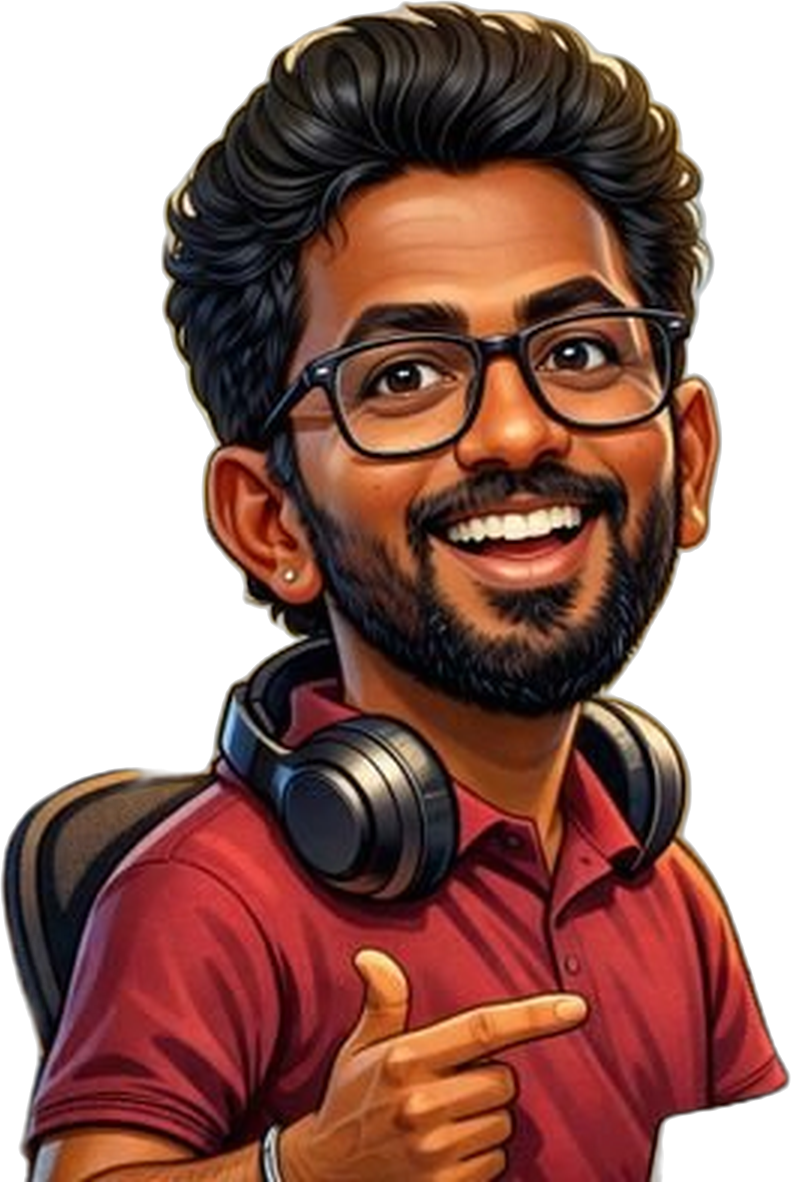
#> input picture studio/host/host.png, 791 x 1182 px
$ python thumb_invest4.py
#> lines starting #> are read from the running program, lines starting #| are printed output that depends on the picture; after the words box and inside, x2 and y2 are one past the last pixel; in counts of white or black regions, pixels touching at a corner belong together
### studio/vox/hook.py
"""Hook-style thumbnail template (sunburst rays + bold Anton title + yellow band + central art + badge)."""
import math
import numpy as np
from PIL import Image, ImageDraw, ImageFilter
from lib import *

THEMES = {  # base, ray (lighter), glow
    'maroon': ((80, 14, 30), (140, 28, 50), (230, 140, 70)),
    'night': ((28, 28, 36), (52, 52, 64), (230, 190, 80)),
    'chai': ((62, 34, 18), (120, 70, 36), (230, 160, 80)),
    'blue': ((30, 110, 200), (70, 160, 240), (200, 235, 255)),
    'navy': ((16, 38, 100), (34, 70, 150), (160, 180, 230)),
    'teal': ((12, 90, 84), (30, 140, 125), (120, 220, 200)),
    'purple': ((60, 30, 120), (100, 55, 175), (190, 150, 240)),
    'green': ((14, 70, 46), (30, 110, 72), (90, 200, 140)),
    'yellow': ((214, 170, 30), (245, 205, 60), (255, 240, 170)),
}
SHADOW = (20, 20, 20)


def rays_bg(theme, n=26, cx=540, cy=1000):
#> called with theme = 'green', n = 26, cx = 540, cy = 1150
    base, ray, glow = THEMES[theme]
    S = 2; im = Image.new('RGB', (W * S, H * S), base); d = ImageDraw.Draw(im)
    R = 3000 * S
    for k in range(n):
        if k % 2: continue
        a0 = 2 * math.pi * k / n; a1 = 2 * math.pi * (k + 1) / n
        d.polygon([(cx * S, cy * S), (cx * S + R * math.cos(a0), cy * S + R * math.sin(a0)), (cx * S + R * math.cos(a1), cy * S + R * math.sin(a1))], fill=ray)
    im = im.resize((W, H), Image.LANCZOS).convert('RGBA')
#> im: PIL image 1080x1920 RGBA
    # center glow
    m = Image.new('L', (W, H), 0); ImageDraw.Draw(m).ellipse((cx - 330, cy - 330, cx + 330, cy + 330), fill=170)
#> after `ImageDraw.Draw(m).ellipse((cx - 330, cy - 330, cx + 330, cy + 330), fi`:
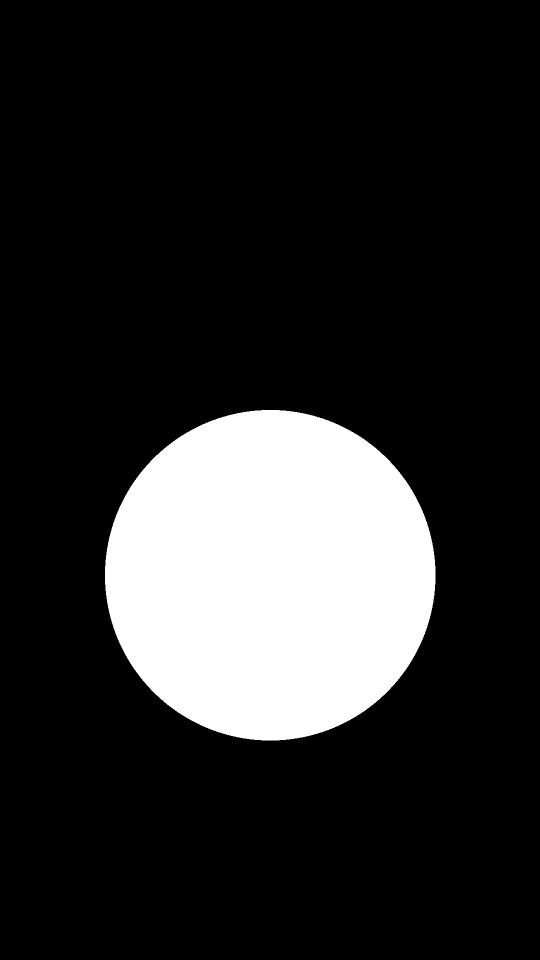
#> m: PIL image 1080x1920 L (shown at 1/2 size); values 0 (black) and 170 (white), 16.5% white; 1 white region, box (x1, y1, x2, y2) and area: (210, 820, 871, 1481) 343045
    m = m.filter(ImageFilter.GaussianBlur(150))
    g = Image.new('RGBA', (W, H), glow + (0,)); g.putalpha(m); im.alpha_composite(g)
    # vignette
    yy, xx = np.mgrid[0:H, 0:W]; r = np.sqrt(((xx - W / 2) / W) ** 2 + ((yy - H / 2) / H) ** 2)
    v = (np.clip((r - 0.35) * 1.6, 0, 1) * 150).astype(np.uint8)
    vi = Image.new('RGBA', (W, H), (0, 0, 0, 255)); vi.putalpha(Image.fromarray(v)); im.alpha_composite(vi)
    return im


def shadow_text(s, size, fill, fn='anton', off=10):
    t = text_img(s, fn, size, fill); sh = text_img(s, fn, size, SHADOW)
    im = Image.new('RGBA', (t.size[0] + off, t.size[1] + off), (0, 0, 0, 0))
    im.alpha_composite(sh, (off, off)); im.alpha_composite(t, (0, 0))
    return im


def fit_text(s, size, fill, maxw=980, fn='anton', off=10):
#> called with s = "DON'T INVEST ₹1", size = 150, fill = (246, 241, 230), maxw = 980, fn = 'anton', off = 10
    while text_w(s, fn, size) > maxw and size > 40: size -= 4
    return shadow_text(s, size, fill, fn, off)


def band(s, size=130, txt=INK, bg=YEL, maxw=900, rot=-1):
#> called with s = 'UNTIL YOU HAVE THESE 4', size = 100, txt = (27, 27, 27), bg = (255, 214, 51), maxw = 900, rot = -1
    while text_w(s, 'anton', size) > maxw and size > 40: size -= 4
    t = text_img(s, 'anton', size, txt)
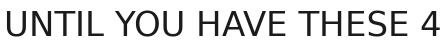
#> t: PIL image 891x97 RGBA (shown at 1/2 size); mean R, G, B, A 4.3, 4.3, 4.3, 35.7; transparent parts drawn white
    pw, ph = t.size[0] + 70, int(t.size[1] * 1.02)
    im = Image.new('RGBA', (pw, ph), (0, 0, 0, 0)); d = ImageDraw.Draw(im)
    d.polygon([(0, 8), (pw - 4, 0), (pw, ph - 6), (6, ph)], fill=bg)
    im.alpha_composite(t, (35, int(ph * 0.0) - int(size * 0.06)))
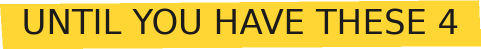
#> im: PIL image 961x98 RGBA (shown at 1/2 size); mean R, G, B, A 206.6, 173.9, 44.1, 235.9; transparent parts drawn white
    return im.rotate(rot, expand=True, resample=Image.BICUBIC)
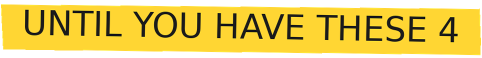
#> returned value: PIL image 963x116 RGBA (shown at 1/2 size); mean R, G, B, A 175.9, 148.7, 37.5, 198.8; transparent parts drawn white


def pill(s, bg, fg=INK, size=84, maxw=760):
    while text_w(s, 'anton', size) > maxw and size > 30: size -= 4
    t = text_img(s, 'anton', size, fg)
    w, h = t.size[0] + 90, t.size[1] + 40
    im = Image.new('RGBA', (w + 16, h + 16), (0, 0, 0, 0)); d = ImageDraw.Draw(im)
    d.rounded_rectangle((12, 14, w + 12, h + 14), radius=h // 2, fill=SHADOW)
    d.rounded_rectangle((0, 0, w, h), radius=h // 2, fill=bg, outline=SHADOW, width=7)
    im.alpha_composite(t, (45, 14))
    return im


# [12 lines left out: function tag, not called in this run]


def art_glow(c, art, cx, cy, scale=1.0, rot=0):
    sh = Image.new('RGBA', art.size, (0, 0, 0, 0)); sh.putalpha(art.getchannel('A').point(lambda v: int(v * 0.45)))
    place(c, sh, cx + 14, cy + 18, scale, rot)
    place(c, art, cx, cy, scale, rot)


def finish(c, path):
    arr = np.asarray(c.convert('RGB')).astype(np.float32) + grain_frames()[0][..., None] * 0.7
    Image.fromarray(np.clip(arr, 0, 255).astype(np.uint8)).save(path, quality=93)

### studio/vox/lib.py
import os as _os; ROOT = _os.path.dirname(_os.path.dirname(_os.path.abspath(__file__))) + '/'
import math, random, functools
import numpy as np
from PIL import Image, ImageDraw, ImageFont, ImageFilter, ImageChops

W, H, FPS = 1080, 1920, 30
FD = ROOT + 'fonts/'
FONTS = {
    'anton': FD + 'anton-latin-400-normal.woff',
    'osw': FD + 'oswald-latin-700-normal.woff',
    'osw5': FD + 'oswald-latin-500-normal.woff',
    'mark': FD + 'permanent-marker-latin-400-normal.woff',
    'pfi': FD + 'playfair-display-latin-800-italic.woff',
    'pf': FD + 'playfair-display-latin-900-normal.woff',
    'type': FD + 'special-elite-latin-400-normal.woff',
    'pop': FD + 'Poppins-Bold.ttf',
}
PAPER = (239, 232, 218)
INK = (27, 27, 27)
CREAM = (246, 241, 230)
YEL = (255, 214, 51)
RED = (226, 58, 44)
GRN = (36, 138, 84)
DARK = (30, 29, 28)


@functools.lru_cache(None)
def font(name, size):
    return ImageFont.truetype(FONTS[name], int(size))


def clamp(x, a=0.0, b=1.0):
    return max(a, min(b, x))


def eo(p):  # ease out cubic
    p = clamp(p); return 1 - (1 - p) ** 3


def eio(p):
    p = clamp(p); return 3 * p * p - 2 * p * p * p


def eback(p, s=1.9):
    p = clamp(p); p -= 1; return p * p * ((s + 1) * p + s) + 1


def prog(t, t0, d):
    return clamp((t - t0) / d)


def rnd(*key):
    return random.Random(hash(key) & 0xffffffff)


# [4 lines left out: function jit, not called in this run]


@functools.lru_cache(512)
def text_img(s, fn, size, fill, track=0):
    f = font(fn, size)
    asc, desc = f.getmetrics()
    ch = -f.getbbox('H', anchor='ls')[1]
    rf = None
    if '₹' in s:
        pf = font('pop', 100); rh = -pf.getbbox('₹', anchor='ls')[1]
        rf = font('pop', max(8, int(100 * ch / rh)))
    segs = []
    if track:
        for c in s: segs.append(c)
    else:
        cur = ''
        for c in s:
            if c == '₹':
                if cur: segs.append(cur)
                segs.append('₹'); cur = ''
            else:
                cur += c
        if cur: segs.append(cur)
    x = 0; lay = []
    for sg in segs:
        ff = rf if sg == '₹' else f
        lay.append((x, sg, ff))
        x += ff.getlength(sg) + track
        if sg == '₹': x += size * 0.04
    pad = int(size * 0.12)
    im = Image.new('RGBA', (int(x) + 2 * pad, asc + desc + 2 * pad), (0, 0, 0, 0))
    d = ImageDraw.Draw(im)
    for (lx, sg, ff) in lay:
        d.text((pad + lx, pad + asc), sg, font=ff, fill=fill, anchor='ls')
    return im


def text_w(s, fn, size, track=0):
    im = text_img(s, fn, size, (0, 0, 0), track)
    return im.size[0] - 2 * int(size * 0.12)


def comp(canvas, im, x, y):
    x, y = int(x), int(y)
    cw, ch = canvas.size; w, h = im.size
    if x >= cw or y >= ch or x + w <= 0 or y + h <= 0: return
    sx, sy = max(0, -x), max(0, -y)
    ex, ey = min(w, cw - x), min(h, ch - y)
    canvas.alpha_composite(im.crop((sx, sy, ex, ey)), (max(0, x), max(0, y)))


def place(canvas, img, cx, cy, scale=1.0, rot=0.0, alpha=1.0):
    if img is None or alpha <= 0.003 or scale <= 0.01: return
    im = img
    if abs(scale - 1) > 0.002:
        im = im.resize((max(1, int(im.size[0] * scale)), max(1, int(im.size[1] * scale))), Image.BICUBIC)
    if abs(rot) > 0.05:
        im = im.rotate(rot, Image.BICUBIC, expand=True)
    if alpha < 0.999:
        a = im.getchannel('A').point(lambda v: int(v * alpha))
        im = im.copy(); im.putalpha(a)
    x = int(cx - im.size[0] / 2); y = int(cy - im.size[1] / 2)
    comp(canvas, im, x, y)


# [101 lines left out: functions place_text, stroke, poly_fill, highlight, marker_ellipse, marker_line, not called in this run]


def curve(p0, p1, p2, n=30):
    return [((1 - t) ** 2 * p0[0] + 2 * (1 - t) * t * p1[0] + t * t * p2[0],
             (1 - t) ** 2 * p0[1] + 2 * (1 - t) * t * p1[1] + t * t * p2[1]) for t in [i / n for i in range(n + 1)]]


# [102 lines left out: functions cutout, rough_mask, stamp, torn_rect, halftone, make_paper, not called in this run]


GRAIN = None
def grain_frames(n=6):
    global GRAIN
    if GRAIN is None:
        r = np.random.default_rng(7)
        GRAIN = [(r.normal(0, 9, (H // 2, W // 2)).astype(np.float32)) for _ in range(n)]
        GRAIN = [np.array(Image.fromarray(g).resize((W, H), Image.BILINEAR)) for g in GRAIN]
    return GRAIN

### studio/vox/listx.py
"""LISTX: reusable 'listicle explainer' engine (clean line-art + host avatar + word-by-word headline).
Style: HUD progress header, word-synced headline with green accent words, numbered item title + stat pill,
'shelf' progress slots that fill per item, line-art diagrams, tilted stickers, count-ups, light/dark theme flips.
A reel module defines SCRIPT/DURS timing, SEGS (per-segment spec) and DRAW (per-item visual functions)."""
import os as _os; ROOT = _os.path.dirname(_os.path.dirname(_os.path.abspath(__file__))) + '/'
import math, json, functools, random
import numpy as np
from PIL import Image, ImageDraw, ImageFilter
import lib as L
from lib import *

L.FONTS['pop'] = ROOT + 'fonts/Poppins-Bold.ttf'
LIGHT = (240, 240, 238); DARK_BG = (16, 17, 18)
ACC = (34, 170, 110); ACC_SOFT = (200, 236, 214); INKL = (20, 20, 22); MUTE = (140, 140, 140)
HOST_PNG = ROOT + 'host/host.png'
USE_HOST = False  # user rule (31 Oct 2026): no cartoon avatar in new reels


# [16 lines left out: functions timing, word_times, not called in this run]


# ---------------- host ----------------
@functools.lru_cache(8)
def host_img(h):
    im = Image.open(HOST_PNG).convert('RGBA'); w = int(im.size[0] * h / im.size[1])
    im = im.resize((w, h), Image.LANCZOS)
    # soft dotted halo like the reference (subtle drop shadow)
    pad = 24; S = Image.new('RGBA', (w + pad * 2, h + pad * 2), (0, 0, 0, 0))
    sh = Image.new('RGBA', im.size, (0, 0, 0, 0)); sh.putalpha(im.getchannel('A').point(lambda v: v * 60 // 255))
    S.alpha_composite(sh.filter(ImageFilter.GaussianBlur(6)), (pad + 8, pad + 10)); S.alpha_composite(im, (pad, pad))
    return S


# [142 lines left out: functions host_card, draw_host, headline, hud, item_title, shelf and 4 more, not called in this run]


BGS = {}
def bg_cached(dark):
    if dark not in BGS: BGS[dark] = bg(dark)
    return BGS[dark].copy()


# [5 lines left out: function flash, not called in this run]


# ---------------- line-art helpers ----------------
def lw(s): return max(2, int(6 * s))


def ico_jar(c, cx, cy, s, fill=1.0, t=0):
    d = ImageDraw.Draw(c); w, h = 160 * s, 200 * s
    d.rounded_rectangle((cx - w / 2, cy - h / 2 + 30 * s, cx + w / 2, cy + h / 2), 22 * s, fill=(252, 252, 250), outline=INKL, width=lw(s))
    d.rectangle((cx - w / 2 + 14 * s, cy - h / 2, cx + w / 2 - 14 * s, cy - h / 2 + 30 * s), fill=INKL)
    if fill > 0:
        fh = (h - 50 * s) * fill
        d.rounded_rectangle((cx - w / 2 + 12 * s, cy + h / 2 - 12 * s - fh, cx + w / 2 - 12 * s, cy + h / 2 - 12 * s), 12 * s, fill=ACC)
        for k in range(int(fill * 6)):
            yy = cy + h / 2 - 30 * s - k * 22 * s
            d.ellipse((cx - 30 * s + (k % 2) * 20 * s, yy - 9 * s, cx + 10 * s + (k % 2) * 20 * s, yy + 9 * s), fill=(250, 210, 80), outline=INKL, width=max(1, int(3 * s)))


def ico_umbrella(c, cx, cy, s, t=0):
    d = ImageDraw.Draw(c); r = 110 * s
    d.pieslice((cx - r, cy - r, cx + r, cy + r), 180, 360, fill=(252, 252, 250), outline=INKL, width=lw(s))
    for k in (-1, 0, 1): d.arc((cx + k * r * 0.66 - r * 0.34, cy - r * 0.2, cx + k * r * 0.66 + r * 0.34, cy + r * 0.2), 180, 360, fill=INKL, width=lw(s))
    d.line((cx, cy, cx, cy + r * 0.95), fill=INKL, width=lw(s)); d.arc((cx, cy + r * 0.8, cx + 30 * s, cy + r * 1.1), 0, 180, fill=INKL, width=lw(s))
    d.rectangle((cx - r * 0.98, cy - 8 * s, cx + r * 0.98, cy), fill=ACC)


def ico_heart(c, cx, cy, s, t=0):
    d = ImageDraw.Draw(c); r = 50 * s
    d.ellipse((cx - 2 * r, cy - r * 1.4, cx, cy + r * 0.6), fill=(252, 252, 250), outline=INKL, width=lw(s))
    d.ellipse((cx, cy - r * 1.4, cx + 2 * r, cy + r * 0.6), fill=(252, 252, 250), outline=INKL, width=lw(s))
    d.polygon([(cx - 2 * r + 4 * s, cy - r * 0.2), (cx + 2 * r - 4 * s, cy - r * 0.2), (cx, cy + r * 1.9)], fill=(252, 252, 250))
    d.line([(cx - 2 * r + 3 * s, cy - r * 0.15), (cx, cy + r * 1.9), (cx + 2 * r - 3 * s, cy - r * 0.15)], fill=INKL, width=lw(s))
    pts = [(cx - 1.6 * r, cy), (cx - 0.6 * r, cy), (cx - 0.3 * r, cy - 0.7 * r), (cx + 0.1 * r, cy + 0.6 * r), (cx + 0.4 * r, cy), (cx + 1.6 * r, cy)]
    d.line(pts, fill=ACC, width=lw(s))


def ico_plant(c, cx, cy, s, t=0):
    d = ImageDraw.Draw(c); w = 120 * s
    d.polygon([(cx - w / 2, cy + 20 * s), (cx + w / 2, cy + 20 * s), (cx + w * 0.38, cy + 110 * s), (cx - w * 0.38, cy + 110 * s)], fill=(252, 252, 250), outline=INKL)
    d.line([(cx - w / 2, cy + 20 * s), (cx + w / 2, cy + 20 * s), (cx + w * 0.38, cy + 110 * s), (cx - w * 0.38, cy + 110 * s), (cx - w / 2, cy + 20 * s)], fill=INKL, width=lw(s))
    d.line((cx, cy + 20 * s, cx, cy - 80 * s), fill=INKL, width=lw(s))
    for k, (dx, dy) in enumerate(((-50, -20), (50, -50), (-40, -80))):
        x1, y1 = cx + dx * s, cy + dy * s
        d.ellipse((min(cx, x1) - 6 * s, y1 - 18 * s, max(cx, x1) + 6 * s, y1 + 18 * s), fill=ACC, outline=INKL, width=max(1, int(4 * s)))


# [43 lines left out: functions ico_phone, ico_swap, ico_taxdoc, ico_scale, ico_grid10, not called in this run]


# ---------------- emotion avatar (40 poses, 31 Oct 2026) ----------------
POSE_DIR = ROOT + 'host/poses/'
POSE = {  # emotion tag -> pose ids in host/poses/pNN.png
    'laugh': [0], 'cry': [1], 'sad': [13], 'shock': [2, 8, 16, 24, 37], 'stop': [8], 'bored': [3, 9, 25, 32],
    'shy': [4], 'smug': [5, 10, 27, 28], 'gross': [6], 'dizzy': [7], 'stress': [12, 21, 22], 'facepalm': [30],
    'think': [14], 'inspect': [34], 'secret': [15], 'proud': [17, 39], 'nervous': [18, 33], 'calm': [19, 38],
    'typing': [23], 'idea': [26], 'shrug': [29], 'confident': [35], 'point': [36], 'celebrate': [11, 20], 'wave': [31],
    'cross': [28],
    # trader set (p40-p83)
    'bull': [40], 'bear': [41], 'analysis': [42], 'panic_sell': [43], 'hodl': [44], 'rich_phone': [45], 'money_rain': [46],
    'broke': [47], 'insider': [48], 'speculator': [49], 'jackpot': [50], 'rocket_shock': [51], 'sold_early': [52],
    'watcher': [53], 'yolo': [54], 'fomo': [55], 'guru_returns': [56], 'math': [57], 'sleepless': [58], 'scam': [59],
    'wholesome_win': [60], 'alert': [61], 'scalper': [62], 'divergence': [63], 'dip_buyer': [64], 'moon_point': [65],
    'moon_rocket': [66], 'taxman': [67], 'bagholder': [68], 'diamond_hands': [69], 'paper_hands': [70], 'eureka_up': [71],
    'gap_up': [72], 'gap_down': [73], 'whale': [74], 'penny_gambler': [75], 'chaser': [76], 'short_squeeze': [77],
    'buy_high_sell_low': [78], 'noob': [79], 'algo': [80], 'market_closed': [81], 'liquidated': [82], 'zen_guru': [83],
}


# [32 lines left out: functions pose_img, pose_at, draw_pose, not called in this run]

### studio/vox/thumb_invest4.py
from PIL import Image, ImageDraw
from lib import *
import hook as HK
import listx as LX
c=HK.rays_bg('green',cy=1150)
place(c,HK.fit_text("DON'T INVEST ₹1",150,CREAM),540,330)
place(c,HK.band('UNTIL YOU HAVE THESE 4',100),540,500)
# 4 icon tiles in a row
tiles=Image.new('RGBA',(960,250),(0,0,0,0)); d=ImageDraw.Draw(tiles)
for k,fn in enumerate(LX.ICONS if hasattr(LX,'ICONS') else [LX.ico_jar,LX.ico_umbrella,LX.ico_heart,LX.ico_plant]):
    x=k*240+10
    d.rounded_rectangle((x,10,x+220,240),26,fill=(252,252,250),outline=INK,width=7)
    d.ellipse((x+8,18,x+56,66),fill=INK); n=text_img(str(k+1),'pop',34,(252,252,250)); tiles.alpha_composite(n,(x+32-n.size[0]//2,20))
    fn(tiles,x+120,135+(10 if k==1 else 0),0.72 if k!=1 else 0.75)
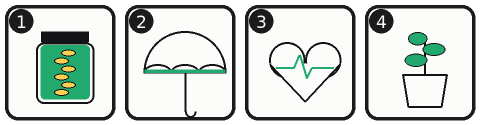
#> tiles: PIL image 960x250 RGBA (shown at 1/2 size); mean R, G, B, A 161.8, 168.8, 163.8, 214.4; transparent parts drawn white
HK.art_glow(c,tiles,540,760,1.0,0)
#> call 4 of comp, with x = 60, y = 635
#> in comp (call 4), `canvas.alpha_composite(im.crop((sx, sy, ex, ey)), (max(0, x), max(0, y..`:
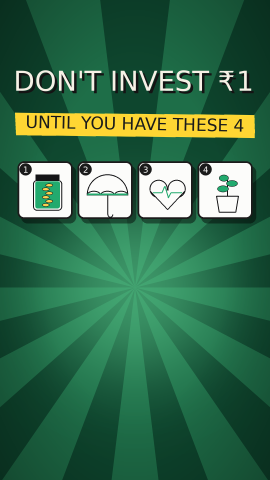
#> canvas: PIL image 1080x1920 RGBA (shown at 1/4 size); mean R, G, B, A 54.3, 109.8, 76.6, 255
host=LX.host_img(980)
#> in host_img, im is the input picture: PIL image 791x1182 RGBA; mean R, G, B, A 76, 38.5, 31.1, 171.9
#> in host_img, `sh.putalpha(im.getchannel('A').point(lambda v: v * 60 // 255))`:
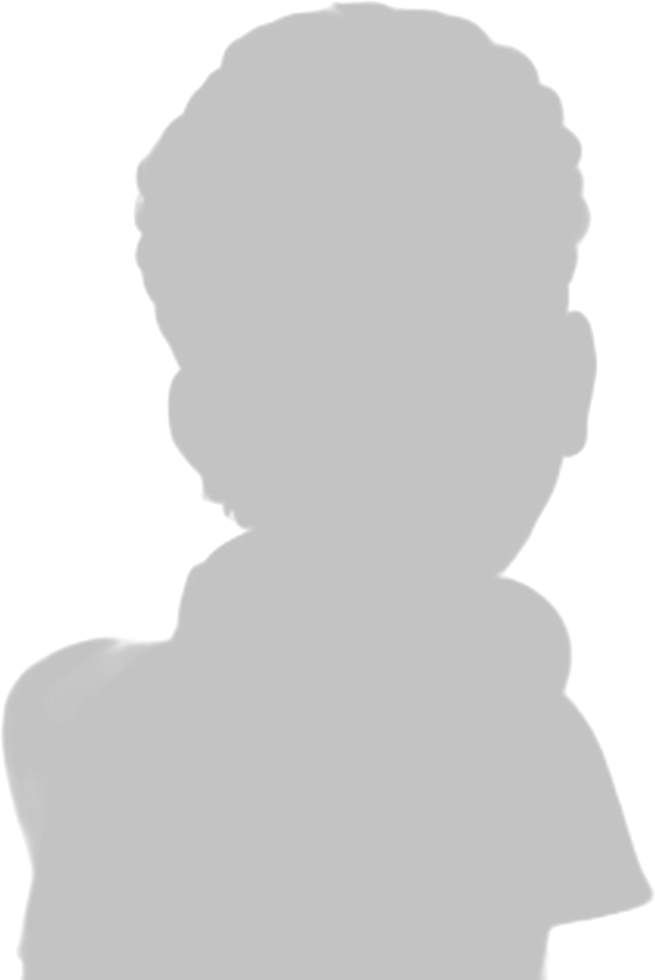
#> sh: PIL image 655x980 RGBA; mean R, G, B, A 0, 0, 0, 40.2; transparent parts drawn white
place(c,host,540,1420)
place(c,HK.pill('SAVE BEFORE YOUR 1ST SIP',YEL,INK,62,maxw=880),540,1770)
HK.finish(c,'../out/invest4_thumbnail.jpg')
